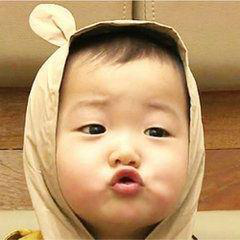
#> input picture PycharmProjects/Michael01/Song.png, 240 x 240 px
$ python ImageDraw.py
#> lines starting #> are read from the running program, lines starting #| are printed output that depends on the picture
from PIL import ImageDraw, Image

im = Image.open("Song.png")
#> im is the input picture: PIL image 240x240 RGB; mean R, G, B 188, 152.1, 107.8
draw = ImageDraw.Draw(im)

draw.line((0,0)+im.size,fill="black")
draw.line((0,im.size[1],im.size[0],0),fill="black")
im.show()

draw.arc((0,0,20,20),0,90,fill="black")
draw.arc((30,30,100,100),0,-90,fill="red")
draw.arc((100,100,200,200),-90,0,fill="green")
im.show()

im02 = Image.open("SongRegion.jpg")
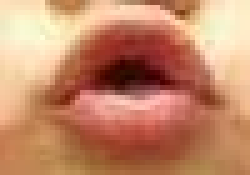
#> input picture PycharmProjects/Michael01/SongRegion.jpg, 50 x 35 px (shown 5 times larger)
#> im02 is the input picture: PIL image 50x35 RGB; mean R, G, B 195.9, 136.4, 104.5
r,g,b = im02.split()
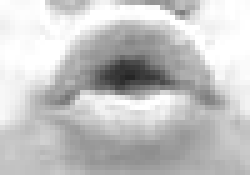
#> r: PIL image 50x35 L (shown 5 times larger); min 37, max 255, mean 195.9
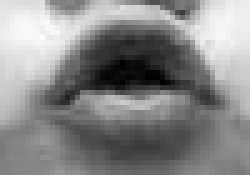
#> g: PIL image 50x35 L (shown 5 times larger); min 0, max 254, mean 136.4
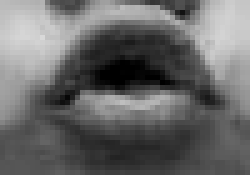
#> b: PIL image 50x35 L (shown 5 times larger); min 0, max 216, mean 104.5
draw.bitmap((0,0), r, fill="red")
im.show()
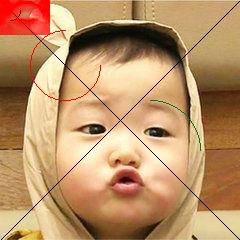
#> shown: PIL image 240x240 RGB; mean R, G, B 187, 145.8, 103


draw.chord((0,0,100,100), 0,90,fill="blue")
im.show()
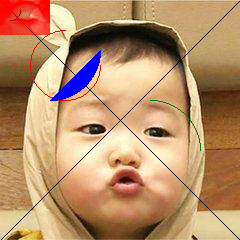
#> shown: PIL image 240x240 RGB; mean R, G, B 184, 143.4, 104.7


draw.ellipse((100,100,150,150), fill="purple")
im.show()
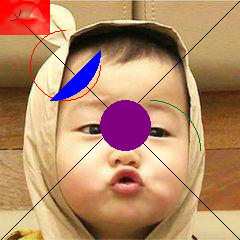
#> shown: PIL image 240x240 RGB; mean R, G, B 180.7, 136.8, 104.1
